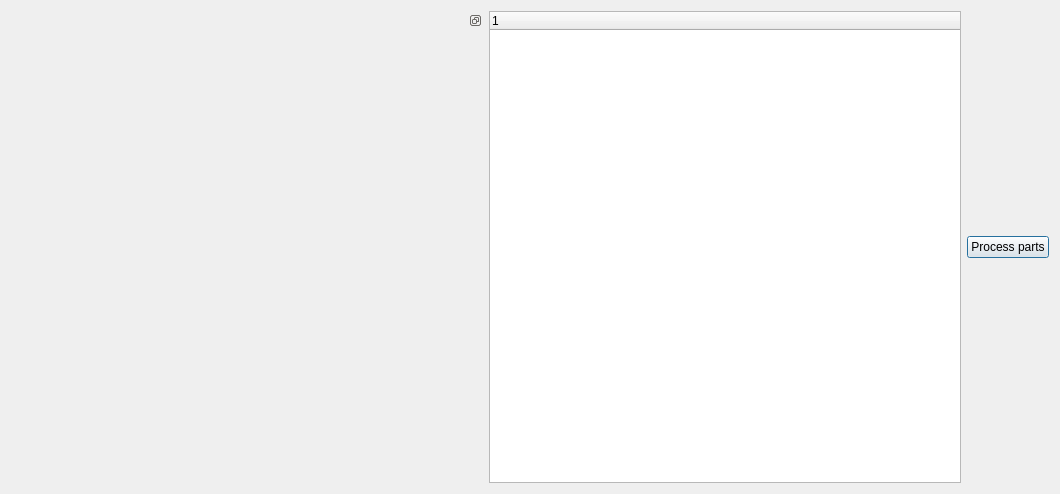
<?xml version="1.0" encoding="UTF-8"?>
<ui version="4.0">
 <class>Dialog</class>
 <widget class="QDialog" name="Dialog">
  <property name="geometry">
   <rect>
    <x>0</x>
    <y>0</y>
    <width>1060</width>
    <height>494</height>
   </rect>
  </property>
  <property name="windowTitle">
   <string>Dialog</string>
  </property>
  <layout class="QHBoxLayout" name="horizontalLayout_2">
   <item>
    <layout class="QHBoxLayout" name="horizontalLayout">
     <item>
      <layout class="QVBoxLayout" name="verticalLayout_2">
       <item>
        <widget class="QDockWidget" name="dockWidget">
         <property name="features">
          <set>QDockWidget::DockWidgetFeature::DockWidgetFloatable|QDockWidget::DockWidgetFeature::DockWidgetMovable</set>
         </property>
         <widget class="QWidget" name="dockWidgetContents">
          <layout class="QVBoxLayout" name="verticalLayout_4">
           <property name="leftMargin">
            <number>0</number>
           </property>
           <property name="topMargin">
            <number>0</number>
           </property>
           <property name="rightMargin">
            <number>0</number>
           </property>
           <property name="bottomMargin">
            <number>0</number>
           </property>
           <item>
            <layout class="QVBoxLayout" name="verticalLayout_3"/>
           </item>
          </layout>
         </widget>
        </widget>
       </item>
      </layout>
     </item>
     <item>
      <layout class="QVBoxLayout" name="verticalLayout">
       <item>
        <widget class="QTreeWidget" name="treeWidget_parts">
         <column>
          <property name="text">
           <string notr="true">1</string>
          </property>
         </column>
        </widget>
       </item>
      </layout>
     </item>
    </layout>
   </item>
   <item>
    <layout class="QVBoxLayout" name="verticalLayout_5">
     <item>
      <widget class="QPushButton" name="pushButton">
       <property name="text">
        <string>Process parts</string>
       </property>
      </widget>
     </item>
    </layout>
   </item>
  </layout>
 </widget>
 <resources/>
 <connections/>
</ui>
